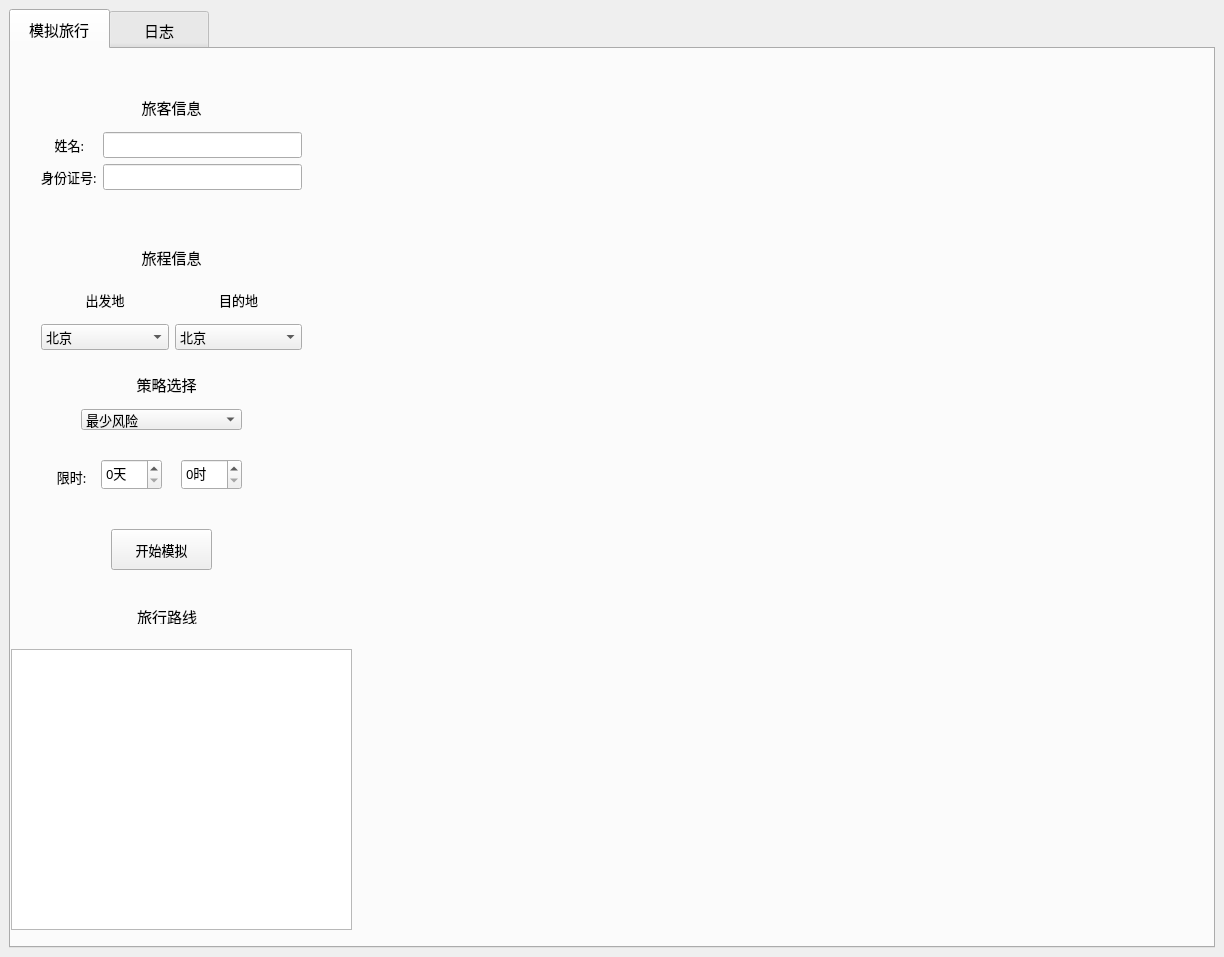
<?xml version="1.0" encoding="UTF-8"?>
<ui version="4.0">
 <class>MainWindow</class>
 <widget class="QMainWindow" name="MainWindow">
  <property name="geometry">
   <rect>
    <x>0</x>
    <y>0</y>
    <width>1224</width>
    <height>957</height>
   </rect>
  </property>
  <property name="font">
   <font>
    <family>新宋体</family>
    <pointsize>11</pointsize>
   </font>
  </property>
  <property name="windowTitle">
   <string>COVID-19安全旅行模拟系统</string>
  </property>
  <widget class="QWidget" name="centralwidget">
   <layout class="QGridLayout" name="gridLayout_3">
    <item row="0" column="0">
     <widget class="QTabWidget" name="tabWidget">
      <property name="font">
       <font>
        <family>新宋体</family>
        <pointsize>11</pointsize>
       </font>
      </property>
      <property name="styleSheet">
       <string notr="true">QTabBar::tab{width:100}
QTabBar::tab{height:40}</string>
      </property>
      <property name="currentIndex">
       <number>0</number>
      </property>
      <widget class="QWidget" name="main">
       <attribute name="title">
        <string>模拟旅行</string>
       </attribute>
       <widget class="QWidget" name="gridLayoutWidget">
        <property name="geometry">
         <rect>
          <x>30</x>
          <y>40</y>
          <width>261</width>
          <height>101</height>
         </rect>
        </property>
        <layout class="QGridLayout" name="gridLayout">
         <item row="1" column="0">
          <widget class="QLabel" name="nameLabel">
           <property name="font">
            <font>
             <family>新宋体</family>
             <pointsize>10</pointsize>
            </font>
           </property>
           <property name="text">
            <string>    姓名:</string>
           </property>
          </widget>
         </item>
         <item row="3" column="0">
          <widget class="QLabel" name="idLabel1">
           <property name="font">
            <font>
             <family>新宋体</family>
             <pointsize>10</pointsize>
            </font>
           </property>
           <property name="text">
            <string>身份证号:</string>
           </property>
          </widget>
         </item>
         <item row="3" column="1">
          <widget class="QLineEdit" name="nameLineEdit">
           <property name="font">
            <font>
             <family>新宋体</family>
             <pointsize>10</pointsize>
            </font>
           </property>
          </widget>
         </item>
         <item row="1" column="1">
          <widget class="QLineEdit" name="idLineEdit1">
           <property name="font">
            <font>
             <family>新宋体</family>
             <pointsize>10</pointsize>
            </font>
           </property>
          </widget>
         </item>
         <item row="0" column="0" colspan="2">
          <widget class="QLabel" name="infoLabel">
           <property name="font">
            <font>
             <family>新宋体</family>
             <pointsize>11</pointsize>
            </font>
           </property>
           <property name="text">
            <string>旅客信息</string>
           </property>
           <property name="alignment">
            <set>Qt::AlignCenter</set>
           </property>
          </widget>
         </item>
        </layout>
       </widget>
       <widget class="QWidget" name="gridLayoutWidget_2">
        <property name="geometry">
         <rect>
          <x>30</x>
          <y>190</y>
          <width>261</width>
          <height>111</height>
         </rect>
        </property>
        <layout class="QGridLayout" name="gridLayout_2">
         <item row="2" column="1">
          <widget class="QLabel" name="destinationLabel">
           <property name="font">
            <font>
             <family>新宋体</family>
             <pointsize>10</pointsize>
            </font>
           </property>
           <property name="text">
            <string>目的地</string>
           </property>
           <property name="alignment">
            <set>Qt::AlignCenter</set>
           </property>
          </widget>
         </item>
         <item row="3" column="1">
          <widget class="QComboBox" name="destinationCombo">
           <property name="font">
            <font>
             <family>新宋体</family>
             <pointsize>10</pointsize>
            </font>
           </property>
           <property name="currentText">
            <string>北京</string>
           </property>
           <item>
            <property name="text">
             <string>北京</string>
            </property>
           </item>
           <item>
            <property name="text">
             <string>天津</string>
            </property>
           </item>
           <item>
            <property name="text">
             <string>石家庄</string>
            </property>
           </item>
           <item>
            <property name="text">
             <string>济南</string>
            </property>
           </item>
           <item>
            <property name="text">
             <string>太原</string>
            </property>
           </item>
           <item>
            <property name="text">
             <string>郑州</string>
            </property>
           </item>
           <item>
            <property name="text">
             <string>合肥</string>
            </property>
           </item>
           <item>
            <property name="text">
             <string>南京</string>
            </property>
           </item>
           <item>
            <property name="text">
             <string>上海</string>
            </property>
           </item>
           <item>
            <property name="text">
             <string>西安</string>
            </property>
           </item>
           <item>
            <property name="text">
             <string>武汉</string>
            </property>
           </item>
           <item>
            <property name="text">
             <string>重庆</string>
            </property>
           </item>
           <item>
            <property name="text">
             <string>成都</string>
            </property>
           </item>
           <item>
            <property name="text">
             <string>杭州</string>
            </property>
           </item>
           <item>
            <property name="text">
             <string>兰州</string>
            </property>
           </item>
          </widget>
         </item>
         <item row="0" column="0" colspan="2">
          <widget class="QLabel" name="travelLabel">
           <property name="font">
            <font>
             <family>新宋体</family>
             <pointsize>11</pointsize>
            </font>
           </property>
           <property name="text">
            <string>旅程信息</string>
           </property>
           <property name="alignment">
            <set>Qt::AlignCenter</set>
           </property>
          </widget>
         </item>
         <item row="2" column="0">
          <widget class="QLabel" name="originLabel">
           <property name="font">
            <font>
             <family>新宋体</family>
             <pointsize>10</pointsize>
            </font>
           </property>
           <property name="text">
            <string>出发地</string>
           </property>
           <property name="alignment">
            <set>Qt::AlignCenter</set>
           </property>
          </widget>
         </item>
         <item row="3" column="0">
          <widget class="QComboBox" name="originCombo">
           <property name="font">
            <font>
             <family>新宋体</family>
             <pointsize>10</pointsize>
            </font>
           </property>
           <item>
            <property name="text">
             <string>北京</string>
            </property>
           </item>
           <item>
            <property name="text">
             <string>天津</string>
            </property>
           </item>
           <item>
            <property name="text">
             <string>石家庄</string>
            </property>
           </item>
           <item>
            <property name="text">
             <string>济南</string>
            </property>
           </item>
           <item>
            <property name="text">
             <string>太原</string>
            </property>
           </item>
           <item>
            <property name="text">
             <string>郑州</string>
            </property>
           </item>
           <item>
            <property name="text">
             <string>合肥</string>
            </property>
           </item>
           <item>
            <property name="text">
             <string>南京</string>
            </property>
           </item>
           <item>
            <property name="text">
             <string>上海</string>
            </property>
           </item>
           <item>
            <property name="text">
             <string>西安</string>
            </property>
           </item>
           <item>
            <property name="text">
             <string>武汉</string>
            </property>
           </item>
           <item>
            <property name="text">
             <string>重庆</string>
            </property>
           </item>
           <item>
            <property name="text">
             <string>成都</string>
            </property>
           </item>
           <item>
            <property name="text">
             <string>杭州</string>
            </property>
           </item>
           <item>
            <property name="text">
             <string>兰州</string>
            </property>
           </item>
          </widget>
         </item>
        </layout>
       </widget>
       <widget class="QComboBox" name="strategyCombo">
        <property name="geometry">
         <rect>
          <x>70</x>
          <y>360</y>
          <width>161</width>
          <height>21</height>
         </rect>
        </property>
        <property name="font">
         <font>
          <family>新宋体</family>
          <pointsize>10</pointsize>
         </font>
        </property>
        <item>
         <property name="text">
          <string>最少风险</string>
         </property>
        </item>
        <item>
         <property name="text">
          <string>限时最少风险</string>
         </property>
        </item>
       </widget>
       <widget class="QLabel" name="strategyLabel">
        <property name="geometry">
         <rect>
          <x>110</x>
          <y>320</y>
          <width>91</width>
          <height>31</height>
         </rect>
        </property>
        <property name="font">
         <font>
          <family>新宋体</family>
          <pointsize>11</pointsize>
         </font>
        </property>
        <property name="text">
         <string>策略选择</string>
        </property>
        <property name="alignment">
         <set>Qt::AlignCenter</set>
        </property>
       </widget>
       <widget class="QSpinBox" name="daySpin">
        <property name="geometry">
         <rect>
          <x>170</x>
          <y>410</y>
          <width>61</width>
          <height>31</height>
         </rect>
        </property>
        <property name="font">
         <font>
          <family>新宋体</family>
          <pointsize>10</pointsize>
         </font>
        </property>
        <property name="alignment">
         <set>Qt::AlignLeading|Qt::AlignLeft|Qt::AlignVCenter</set>
        </property>
        <property name="suffix">
         <string>时</string>
        </property>
        <property name="maximum">
         <number>23</number>
        </property>
       </widget>
       <widget class="QSpinBox" name="hourSpin">
        <property name="geometry">
         <rect>
          <x>90</x>
          <y>410</y>
          <width>61</width>
          <height>31</height>
         </rect>
        </property>
        <property name="font">
         <font>
          <family>新宋体</family>
          <pointsize>10</pointsize>
         </font>
        </property>
        <property name="suffix">
         <string>天</string>
        </property>
        <property name="maximum">
         <number>6</number>
        </property>
       </widget>
       <widget class="QLabel" name="timeLimitLabel">
        <property name="geometry">
         <rect>
          <x>40</x>
          <y>420</y>
          <width>41</width>
          <height>16</height>
         </rect>
        </property>
        <property name="font">
         <font>
          <family>新宋体</family>
          <pointsize>10</pointsize>
         </font>
        </property>
        <property name="text">
         <string>限时:</string>
        </property>
        <property name="alignment">
         <set>Qt::AlignCenter</set>
        </property>
       </widget>
       <widget class="QPushButton" name="startButton">
        <property name="geometry">
         <rect>
          <x>100</x>
          <y>480</y>
          <width>101</width>
          <height>41</height>
         </rect>
        </property>
        <property name="font">
         <font>
          <family>新宋体</family>
          <pointsize>10</pointsize>
         </font>
        </property>
        <property name="text">
         <string>开始模拟</string>
        </property>
       </widget>
       <widget class="QLabel" name="routeLabel">
        <property name="geometry">
         <rect>
          <x>120</x>
          <y>560</y>
          <width>72</width>
          <height>15</height>
         </rect>
        </property>
        <property name="font">
         <font>
          <family>新宋体</family>
          <pointsize>11</pointsize>
         </font>
        </property>
        <property name="text">
         <string>旅行路线</string>
        </property>
        <property name="alignment">
         <set>Qt::AlignCenter</set>
        </property>
       </widget>
       <widget class="QTextBrowser" name="routeTextBrowser">
        <property name="geometry">
         <rect>
          <x>0</x>
          <y>600</y>
          <width>341</width>
          <height>281</height>
         </rect>
        </property>
       </widget>
      </widget>
      <widget class="QWidget" name="log">
       <attribute name="title">
        <string>日志</string>
       </attribute>
       <layout class="QGridLayout" name="gridLayout_4" rowstretch="0,20,1,1,0,0" columnstretch="0,0">
        <item row="0" column="0" colspan="2">
         <widget class="QLabel" name="logLabel">
          <property name="font">
           <font>
            <family>新宋体</family>
            <pointsize>11</pointsize>
           </font>
          </property>
          <property name="text">
           <string>系统日志</string>
          </property>
          <property name="alignment">
           <set>Qt::AlignCenter</set>
          </property>
         </widget>
        </item>
        <item row="5" column="0" colspan="2">
         <widget class="QPushButton" name="startSearchButton">
          <property name="sizePolicy">
           <sizepolicy hsizetype="Maximum" vsizetype="Fixed">
            <horstretch>0</horstretch>
            <verstretch>0</verstretch>
           </sizepolicy>
          </property>
          <property name="maximumSize">
           <size>
            <width>200</width>
            <height>400</height>
           </size>
          </property>
          <property name="font">
           <font>
            <family>新宋体</family>
            <pointsize>10</pointsize>
           </font>
          </property>
          <property name="text">
           <string>开始查询</string>
          </property>
         </widget>
        </item>
        <item row="4" column="1">
         <widget class="QLineEdit" name="idLineEdit2">
          <property name="sizePolicy">
           <sizepolicy hsizetype="Fixed" vsizetype="Fixed">
            <horstretch>0</horstretch>
            <verstretch>0</verstretch>
           </sizepolicy>
          </property>
          <property name="font">
           <font>
            <family>新宋体</family>
            <pointsize>10</pointsize>
           </font>
          </property>
         </widget>
        </item>
        <item row="1" column="0" colspan="2">
         <widget class="QTextBrowser" name="logTextBrowser"/>
        </item>
        <item row="2" column="0" colspan="2">
         <widget class="QLabel" name="stateSearchLabel">
          <property name="font">
           <font>
            <family>新宋体</family>
            <pointsize>11</pointsize>
           </font>
          </property>
          <property name="text">
           <string>旅客状态查询</string>
          </property>
          <property name="alignment">
           <set>Qt::AlignCenter</set>
          </property>
         </widget>
        </item>
        <item row="4" column="0">
         <widget class="QLabel" name="idLabel2">
          <property name="sizePolicy">
           <sizepolicy hsizetype="Fixed" vsizetype="Fixed">
            <horstretch>0</horstretch>
            <verstretch>0</verstretch>
           </sizepolicy>
          </property>
          <property name="font">
           <font>
            <family>新宋体</family>
            <pointsize>10</pointsize>
           </font>
          </property>
          <property name="text">
           <string>身份证号:</string>
          </property>
         </widget>
        </item>
        <item row="3" column="0" colspan="2">
         <widget class="QTextBrowser" name="stateSearchTextBrowser"/>
        </item>
       </layout>
      </widget>
     </widget>
    </item>
   </layout>
  </widget>
 </widget>
 <resources/>
 <connections/>
</ui>
